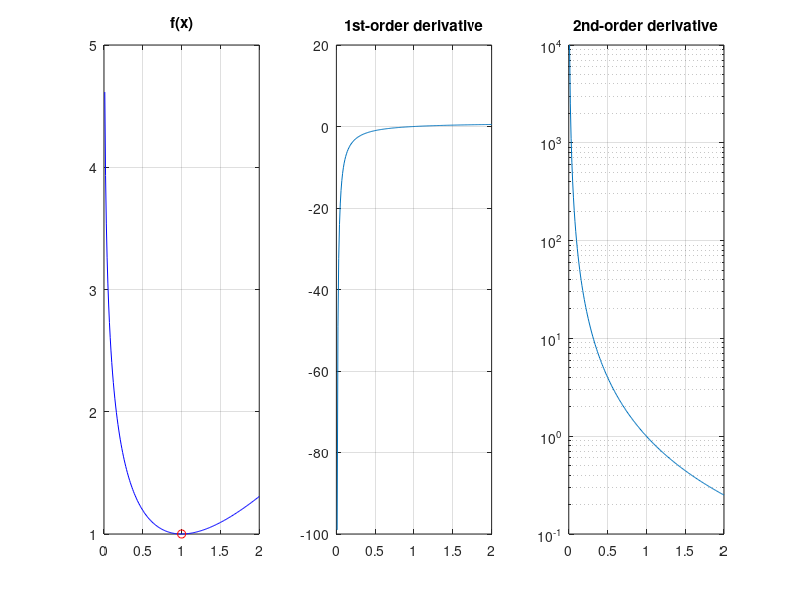

Write the MATLAB code that produced this figure.
f = @(x)(x-log(x));
df = @(x) (1- 1./x);
d2f = @(x) 1./(x.^2);

x=0.01:0.01:2;
y=f(x);
dy= df(x);
d2y=d2f(x);

figure, 
subplot(1,3,1), plot(x,y,'b-',1,1,'ro'), title('f(x)'),grid on,
subplot(1,3,2), plot(x,dy), title('1st-order derivative'),grid on,
subplot(1,3,3), semilogy(x,d2y), title('2nd-order derivative'),grid on,


disp('The minimizer is x=1, which can be obtained by solving f''(x)=0.')
disp('The minimizer is unique, since d2f>0, i.e., f strictly convex.')